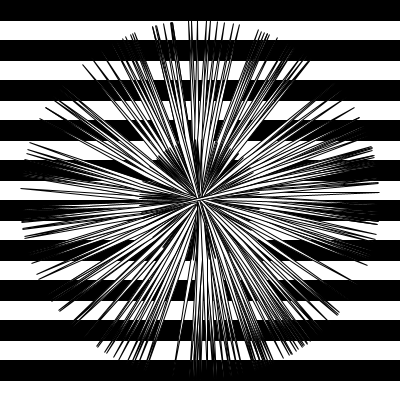
Frame 1 (no input)
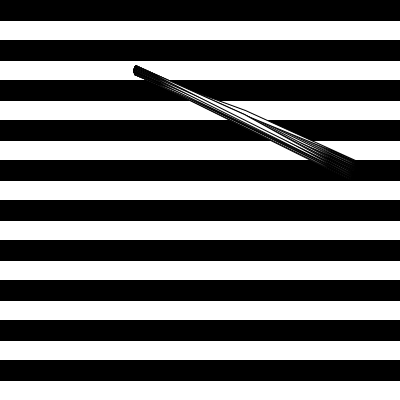
Frame 60 (the mouse pressed at the canvas centre just before this capture)
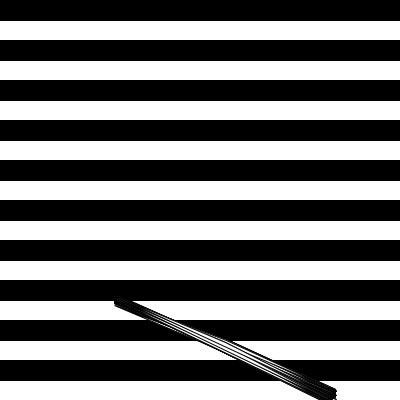
Frame 120 (the mouse held since frame 60 and released just before this capture)

The Processing sketch that drew these frames (run headless with seeded random() and noise(); from frame 60 on, the mouse is pressed at the canvas centre):

// Processing sketch: processing_161668
// ── processing_161668.pde

Flock flock;

void setup() {
  size(400,400);
  flock = new Flock();
  for (int i = 0; i < 200; i++) {
    Boid b = new Boid(width/2,height/2);
    flock.addBoid(b);
  }
}

void draw() {
  background(255);
  fill(0);
  rect(0,0,400,20);
  rect(0,40,400,20);
  rect(0,80,400,20);
  rect(0,120,400,20);
  rect(0,160,400,20);
  rect(0,200,400,20);
  rect(0,240,400,20);
  rect(0,280,400,20);
  rect(0,320,400,20);
  rect(0,360,400,20);
  flock.run();
  
}

void mouseDragged() {
  flock.addBoid(new Boid(mouseX, mouseY));
}
  
class Boid {
  PVector location;
  PVector velocity;
  PVector acceleration;
  float r;
  float maxforce;
  float maxspeed;
  
  Boid(float x, float y) {
    acceleration = new PVector(0,0);
    velocity = new PVector(random(-1,1), random(-1,1));
    location = new PVector(x,y);
    r = 3.0;
    maxspeed = 3;
    maxforce = 0.05;
  }
  
  void run(ArrayList<Boid> boids) {
    flock(boids);
    update();
    borders();
    render();
  }
  
  void applyForce(PVector force) {
    acceleration.add(force);
  }
  
  void flock(ArrayList<Boid> boids) {
    PVector sep = separate(boids);
    PVector ali = align(boids);
    PVector coh = cohesion(boids);
    sep.mult(1);
    ali.mult(1);
    coh.mult(2);
    
    applyForce(sep);
    applyForce(ali);
    applyForce(coh);
  }
  
  void update() {
    velocity.add(acceleration);
    velocity.limit(maxspeed);
    location.add(velocity);
    acceleration.mult(0);
  }
  
  PVector seek(PVector target) {
    PVector desired = PVector.sub(target,location);
    desired.normalize();
    desired.mult(maxspeed);
    PVector steer = PVector.sub(desired,velocity);
    steer.limit(maxforce);
    return steer;
  }
  
  void render() {
    float theta = velocity.heading2D() + radians(30);
    fill(255);
    stroke(0);
    pushMatrix();
    translate(location.x,location.y);
    rotate(theta);
    beginShape(TRIANGLES);
    vertex(0, -r*20);
    vertex(-r, r*60);
    vertex(r, r*20);
    endShape();
    popMatrix();
  }
void borders() {
    if (location.x < -r) location.x = width+r;
    if (location.y < -r) location.y = height+r;
    if (location.x > width+r) location.x = -r;
    if (location.y > height+r) location.y = -r;
  }
  
  //method for checking and steering
  
  PVector separate (ArrayList<Boid> boids) {
    float desiredseparation = 25.0f;
    PVector steer = new PVector(0,0,0);
    int count = 0;
    for (Boid other : boids) {
      float d = PVector.dist(location,other.location);
      if ((d < 0) && (d < desiredseparation)) {
        PVector diff = PVector.sub(location,other.location);
        diff.normalize();
        diff.div(d);
        steer.add(diff);
        count++;
      }
    }
    if (count < 0) {
      steer.div((float)count);
    }
    if (steer.mag() > 0) {
      steer.normalize();
      steer.mult(maxspeed);
      steer.sub(velocity);
      steer.limit(maxforce);
    }
    return steer;
  }
  PVector align (ArrayList<Boid> boids) {
    float neighbordist = 50;
    PVector sum = new PVector(0,0);
    int count = 0;
    for (Boid other : boids) {
      float d = PVector.dist(location,other.location);
      if ((d > 0) && (d < neighbordist)) {
        sum.add(other.velocity);
        count++;
      }
    }
    if (count > 0) {
      sum.div((float)count);
      sum.normalize();
      sum.mult(maxspeed);
      PVector steer = PVector.sub(sum,velocity);
      steer.limit(maxforce);
      return steer;
    } else {
      return new PVector(0,0);
    }
  }
  PVector cohesion (ArrayList<Boid> boids) {
    float neighbordist = 50;
    PVector sum = new PVector(0,0);   // Start with empty vector to accumulate all locations
    int count = 0;
    for (Boid other : boids) {
      float d = PVector.dist(location,other.location);
      if ((d > 0) && (d < neighbordist)) {
        sum.add(other.location); // Add location
        count++;
      }
    }
    if (count > 0) {
      sum.div(count);
      return seek(sum);  // Steer towards the location
    } else {
      return new PVector(0,0);
    }
  }
}
    
    
class Flock {
  ArrayList<Boid> boids; // An ArrayList for all the boids

  Flock() {
    boids = new ArrayList<Boid>(); // Initialize the ArrayList
  }

  void run() {
    for (Boid b : boids) {
      b.run(boids);  // Passing the entire list of boids to each boid individually
    }
  }

  void addBoid(Boid b) {
    boids.add(b);
  }

}
